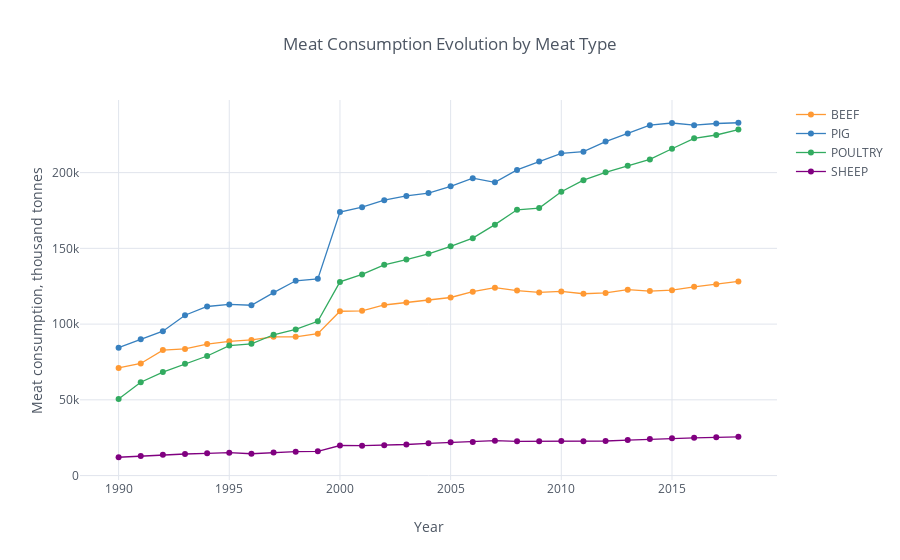

The notebook cell saved with this chart:
### Markdown cell above
In case of multiple lines graph, Cufflinks syntax will also be much less verbose than native Plotly syntax:

### Code cell
# Option 1: build a graph directly on the result of pivoting the dataframe

df_year_type.pivot_table(index='TIME', columns='SUBJECT', values='Value').\
iplot(kind='line', 
      mode='lines+markers',
      size=6,
      title='Meat Consumption Evolution by Meat Type',
      xTitle='Year',
      yTitle='Meat consumption, thousand tonnes')

### Figure 1 — Plotly figure (JSON) as saved in the notebook; plotly's stock layout.template omitted (floating-point values rounded to 4 significant figures)
{"data": [{"line": {"color": "rgba(255, 153, 51, 1.0)", "dash": "solid", "shape": "linear", "width": 1.3}, "marker": {"size": 6, "symbol": "circle"}, "mode": "lines+markers", "name": "BEEF", "text": "", "type": "scatter", "uid": "4a69a65f-3200-4e33-85af-ae9c83f3d441", "x": [1990, 1991, 1992, 1993, 1994, 1995, 1996, 1997, 1998, 1999, 2000, 2001, 2002, 2003, 2004, 2005, 2006, 2007, 2008, 2009, 2010, 2011, 2012, 2013, 2014, 2015, 2016, 2017, 2018], "y": [71089, 74012, 82849, 83594, 86789, 88620, 89579, 91603, 91595, 93681, 108500, 108742, 112613, 114247, 115762, 117566, 121430, 124058, 122125, 120944, 121559, 120044, 120585, 122724, 121809, 122418, 124626, 126266, 128188]}, {"line": {"color": "rgba(55, 128, 191, 1.0)", "dash": "solid", "shape": "linear", "width": 1.3}, "marker": {"size": 6, "symbol": "circle"}, "mode": "lines+markers", "name": "PIG", "text": "", "type": "scatter", "uid": "d97bcc7c-0d3d-4454-94ff-a766d58c78ce", "x": [1990, 1991, 1992, 1993, 1994, 1995, 1996, 1997, 1998, 1999, 2000, 2001, 2002, 2003, 2004, 2005, 2006, 2007, 2008, 2009, 2010, 2011, 2012, 2013, 2014, 2015, 2016, 2017, 2018], "y": [84457, 89966, 95298, 105873, 111632, 113009, 112443, 120809, 128588, 129884, 173950, 177211, 181784, 184613, 186480, 190995, 196323, 193595, 201813, 207322, 212735, 213803, 220506, 225904, 231298, 232772, 231306, 232414, 232923]}, {"line": {"color": "rgba(50, 171, 96, 1.0)", "dash": "solid", "shape": "linear", "width": 1.3}, "marker": {"size": 6, "symbol": "circle"}, "mode": "lines+markers", "name": "POULTRY", "text": "", "type": "scatter", "uid": "63466c5a-7fad-4895-88f2-a83ac7d6e9a2", "x": [1990, 1991, 1992, 1993, 1994, 1995, 1996, 1997, 1998, 1999, 2000, 2001, 2002, 2003, 2004, 2005, 2006, 2007, 2008, 2009, 2010, 2011, 2012, 2013, 2014, 2015, 2016, 2017, 2018], "y": [50556, 61594, 68323, 73748, 78938, 85820, 87003, 92962, 96502, 101826, 127861, 132802, 139134, 142583, 146405, 151381, 156727, 165660, 175435, 176626, 187393, 195006, 200190, 204474, 208709, 215781, 222615, 224835, 228455]}, {"line": {"color": "rgba(128, 0, 128, 1.0)", "dash": "solid", "shape": "linear", "width": 1.3}, "marker": {"size": 6, "symbol": "circle"}, "mode": "lines+markers", "name": "SHEEP", "text": "", "type": "scatter", "uid": "c022c666-ae39-4fb3-abfa-1253647f7f8d", "x": [1990, 1991, 1992, 1993, 1994, 1995, 1996, 1997, 1998, 1999, 2000, 2001, 2002, 2003, 2004, 2005, 2006, 2007, 2008, 2009, 2010, 2011, 2012, 2013, 2014, 2015, 2016, 2017, 2018], "y": [12101, 12845, 13728, 14234, 14700, 15144, 14421, 15241, 15777, 16019, 19851, 19728, 20016, 20529, 21292, 21923, 22216, 23017, 22601, 22631, 22752, 22711, 22825, 23457, 24075, 24672, 24927, 25284, 25552]}], "layout": {"legend": {"bgcolor": "#FFFFFF", "font": {"color": "#4D5663"}}, "paper_bgcolor": "#FFFFFF", "plot_bgcolor": "#FFFFFF", "title": {"font": {"color": "#4D5663"}, "text": "Meat Consumption Evolution by Meat Type"}, "xaxis": {"gridcolor": "#E1E5ED", "showgrid": true, "tickfont": {"color": "#4D5663"}, "title": {"font": {"color": "#4D5663"}, "text": "Year"}, "zerolinecolor": "#E1E5ED"}, "yaxis": {"gridcolor": "#E1E5ED", "showgrid": true, "tickfont": {"color": "#4D5663"}, "title": {"font": {"color": "#4D5663"}, "text": "Meat consumption, thousand tonnes"}, "zerolinecolor": "#E1E5ED"}}}
